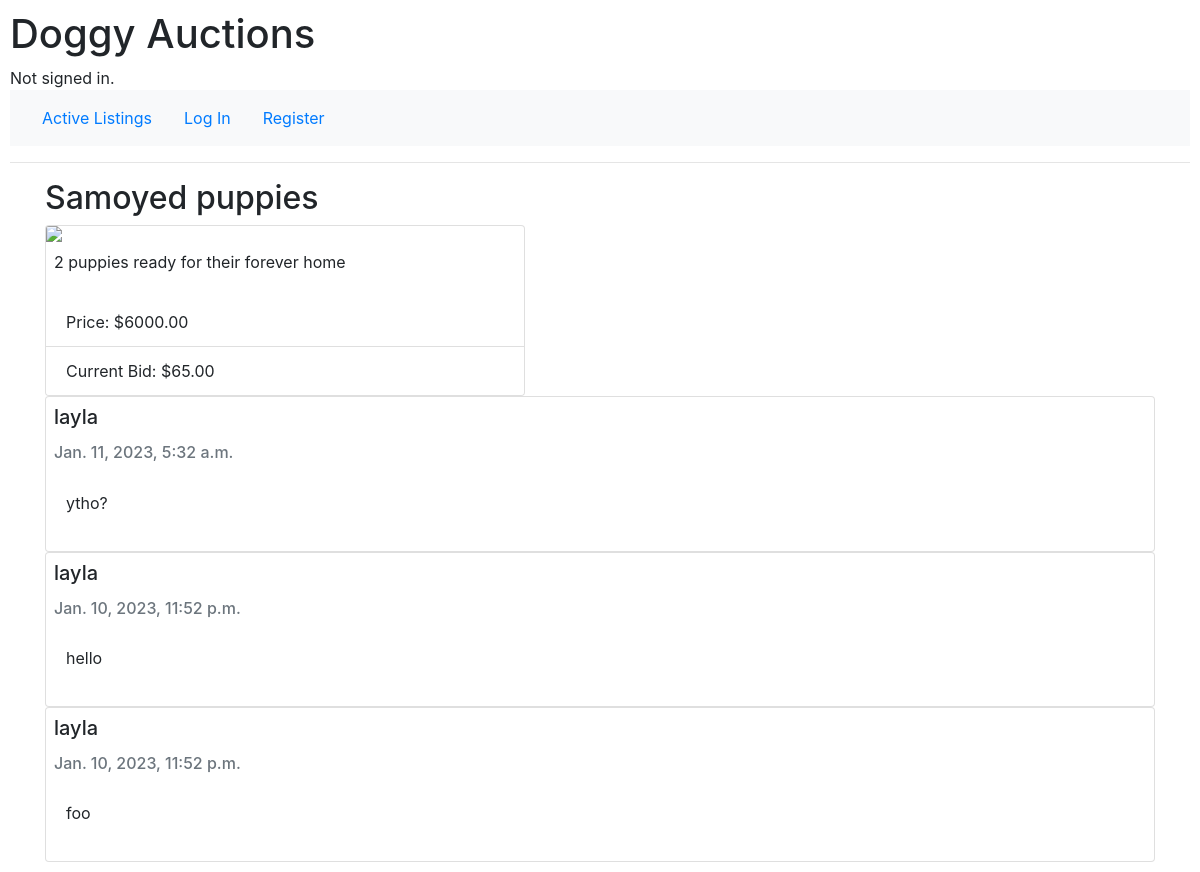
The page /listing/1 on the database as committed earlier.
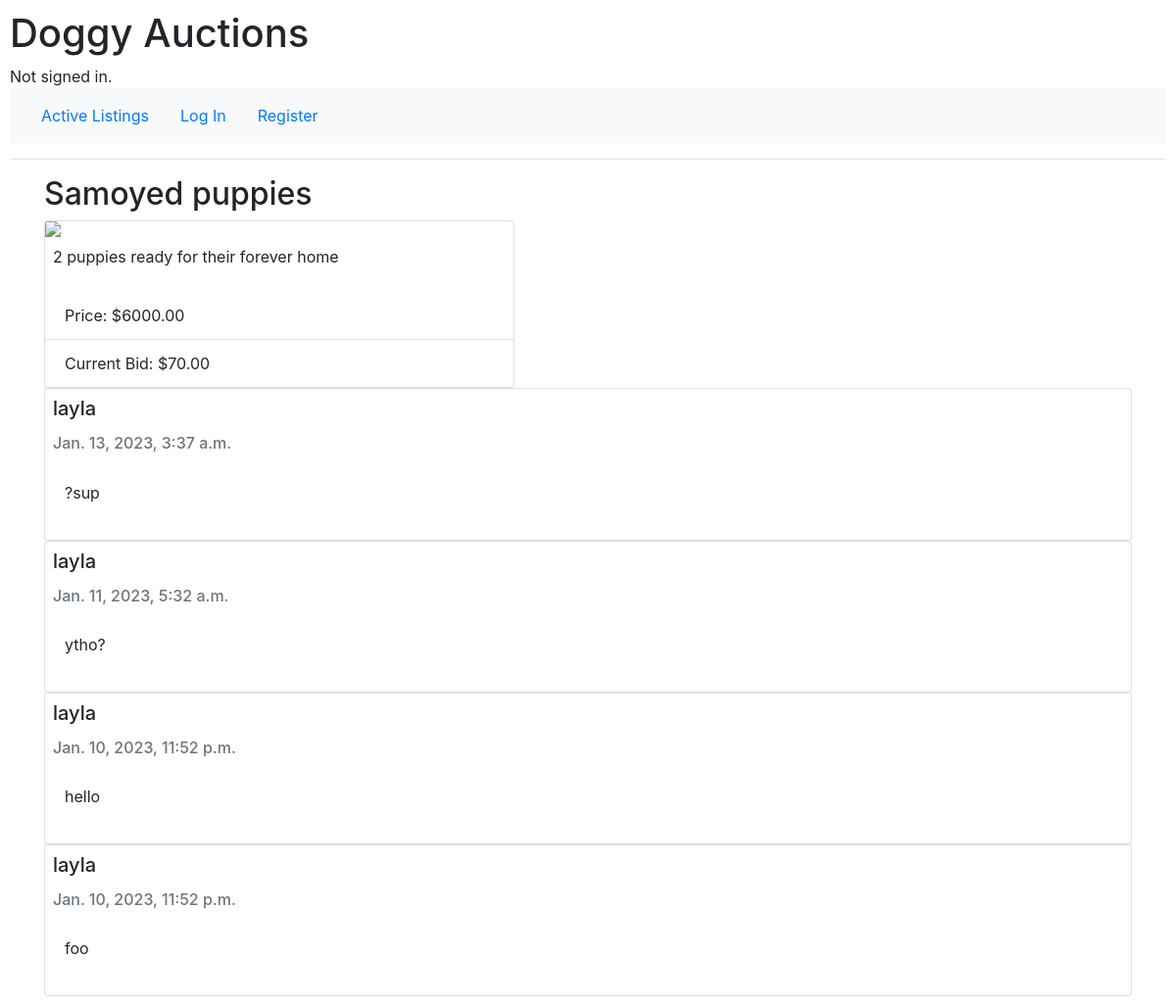
The same page on the database as committed later.
### auctions/models.py (models this page shows, shortened)
class Listing(models.Model):
    title = models.CharField(max_length=64)
    description = models.CharField(max_length=160)
    img_path = models.CharField(max_length=1024)
    price = models.DecimalField(max_digits=7, decimal_places=2)
    created_at = models.DateTimeField(default=datetime.now, blank=True)
    user = models.ForeignKey("User", on_delete=models.CASCADE, related_name="listings")
    winner = models.ForeignKey("User", on_delete=models.CASCADE, blank=True, null=True, related_name="listings_won")
    category = models.ForeignKey("Category", on_delete=models.CASCADE, related_name="listings")
    status = models.IntegerField(default=0) # 0 is open, 1 is closed

class Bid(models.Model):
    amount = models.DecimalField(max_digits=7, decimal_places=2)
    listing = models.ForeignKey("Listing", on_delete=models.CASCADE, related_name="bids")
    user = models.ForeignKey("User", on_delete=models.CASCADE, related_name="bids")

class Comment(models.Model):
    text = models.CharField(max_length=1024, blank=True)
    listing = models.ForeignKey("Listing", on_delete=models.CASCADE, related_name="comments")
    user = models.ForeignKey("User", on_delete=models.CASCADE, related_name="comments")
    created_at = models.DateTimeField(default=datetime.now, blank=True)

class User(AbstractUser):
    watched_listings = models.ManyToManyField("Listing", blank=True, related_name="watched_by")

### auctions/views.py (the view)
# urls.py: path("listing/<id>", views.listing, name="listing"),
def listing(request, id):
    listing = Listing.objects.get(pk=id)
    max_bid = listing.bids.order_by('-amount').first() # SELECT * FROM bids WHERE listing = id ORDER BY amount DESC LIMIT 1
    comments = listing.comments.order_by('-created_at') # SELECT * FROM comments WHERE listing = id ORDER BY created_at DESC
    if listing == None:
        return render(request, "auctions/404.html", status=404)
    if request.method == "POST":
        if listing.watched_by.filter(id=request.user.id).exists():
            listing.watched_by.remove(request.user)
        else:
            listing.watched_by.add(request.user)
        return redirect("watchlist")
    return render(request, "auctions/listing.html", {
        "listing": listing,
        "bid_form": NewBidForm(),
        "max_bid": max_bid,
        "comment_form": NewCommentForm(),
        "comments": comments,
    })

### auctions/context_processors.py (called while the page is built)
def add_variable_to_context(request):
    return {
        'categories': Category.objects.all()
    }

### auctions/templates/auctions/listing.html (shortened to what this page needs)
{% extends "auctions/layout.html" %}
{% block body %}
    <h2>{{ listing.title }}</h2>
    <div>
        <div class="card listing">
            <img src="{{ listing.img_path }}" class="card-img-top">
            <p class="card-text p-2">{{ listing.description }}</p>
            <ul class="list-group list-group-flush">
                <li class="list-group-item">Price: ${{ listing.price }}</li>
                <li class="list-group-item">Current Bid: ${{ max_bid.amount }}</li>
            </ul>
        </div>
        {% for comment in comments %}
            <div class="card">
                <h5 class="card-title p-2">{{ comment.user }}</h5>
                <h6 class="card-subtitle px-2 mb-2 text-muted">{{ comment.created_at }}</h6>
                <p class="card-body">{{ comment.text }}</p>
            </div>
        {% endfor %}
    </div>
{% endblock %}

### auctions/templates/auctions/layout.html (shortened to what this page needs)
{% load static %}
<!DOCTYPE html>
<html lang="en">
    <head>
        <link rel="stylesheet" href="https://stackpath.bootstrapcdn.com/bootstrap/4.4.1/css/bootstrap.min.css">
        <link rel="stylesheet" href="https://cdn.jsdelivr.net/npm/bootstrap-icons@1.5.0/font/bootstrap-icons.css">
        <link href="{% static 'auctions/styles.css' %}" rel="stylesheet">
    </head>
    <body>
        <h1>Doggy Auctions</h1>
        <div>
            {% if user.is_authenticated %}
                Signed in as <strong>{{ user.username }}</strong>.
            {% else %}
                Not signed in.
            {% endif %}
        </div>
        <nav class="navbar sticky-top navbar-light bg-light" id="nav">
            <ul class="nav">
                <li class="nav-item">
                    <a class="nav-link" href="{% url 'index' %}">Active Listings</a>
                </li>
                {% if user.is_authenticated %}
                    <li class="nav-item">
                        <a class="nav-link" href="{% url 'create' %}">Create Listing</a>
                    </li>
                    <li class="nav-item">
                        <a class="nav-link" href="{% url 'watchlist' %}">Watchlist</a>
                    </li>
                    <li class="nav-item">
                        <div class="dropdown">
                            <button class="btn btn-link dropdown-toggle" type="button" id="dropdownMenuButton" data-toggle="dropdown" aria-haspopup="true" aria-expanded="false">
                                Categories
                            </button>
                            <div class="dropdown-menu" aria-labelledby="dropdownMenuButton">
                                {% for category in categories %}
                                <a class="dropdown-item" href="{% url 'category' id=category.id %}">{{ category.name }}</a>
                                {% endfor %}
                            </div>
                        </div>
                    </li>
                    <li class="nav-item">
                        <a class="nav-link" href="{% url 'logout' %}">Log Out</a>
                    </li>
                {% else %}
                    <li class="nav-item">
                        <a class="nav-link" href="{% url 'login' %}">Log In</a>
                    </li>
                    <li class="nav-item">
                        <a class="nav-link" href="{% url 'register' %}">Register</a>
                    </li>
                {% endif %}
            </ul>
        </nav>
        <hr>
        <div class="container">
            {% block body %}
            {% endblock %}
        </div>
    </body>
</html>

### auctions/static/auctions/styles.css (style rules this page uses)
body { padding: 10px; }
img { width: 20rem; }
.listing { max-width: 30rem; }

Rows that differ between the two databases and show on the page:
no longer on this page (row unchanged): Bid: amount "65.00"
added Bid: amount "70.00"
added Comment: user "layla", created_at "Jan. 13, 2023, 3:37 a.m.", text "?sup"
